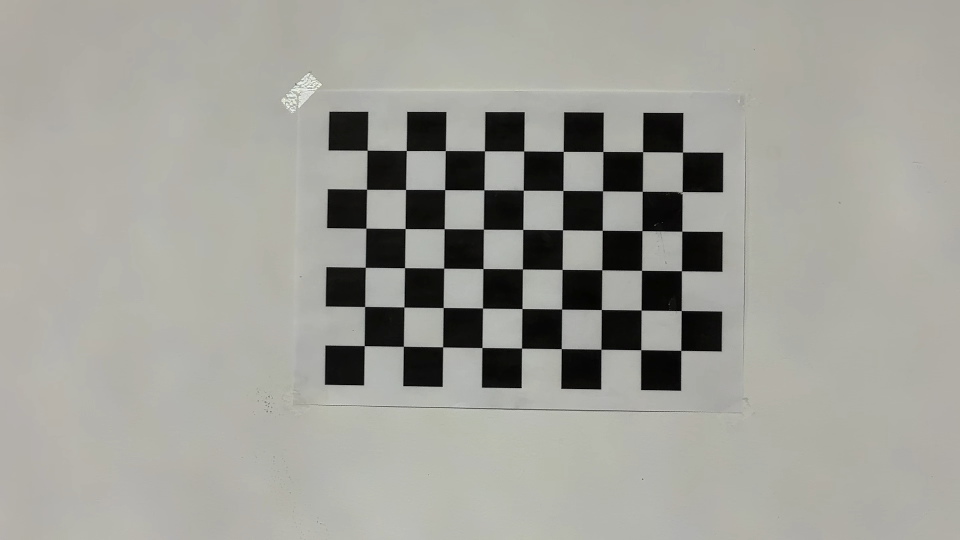
#> input picture data/captured_images/image_0.png, 1920 x 1080 px (shown at 1/2 size); its folder holds 5 pictures in this run
$ python calibration.py
#> lines starting #> are read from the running program, lines starting #| are printed output that depends on the picture; after the words box and inside, x2 and y2 are one past the last pixel; in counts of white or black regions, pixels touching at a corner belong together
import numpy as np
import cv2 as cv
import glob
import pickle
import os
import pandas as pd

chessboardSize = (9, 6)
frameSize = (720, 1080)

criteria = (cv.TERM_CRITERIA_EPS + cv.TERM_CRITERIA_MAX_ITER, 30, 0.001)

objp = np.zeros((chessboardSize[0] * chessboardSize[1], 3), np.float32)
objp[:, :2] = np.mgrid[0:chessboardSize[0], 0:chessboardSize[1]].T.reshape(-1, 2)

size_of_chessboard_squares_mm = 20
objp *= size_of_chessboard_squares_mm

objpoints = []
imgpoints = []

images = glob.glob('data/captured_images/*.png')

if not images:
    raise FileNotFoundError("No images found in the 'images' folder. Please ensure the images are in the correct location.")

output_dir = "data/calibration_output"
os.makedirs(output_dir, exist_ok=True)

for image in images:
    img = cv.imread(image)
#> img is the input picture: shape (1080, 1920, 3); mean B, G, R 152.5, 159, 159.7
    if img is None:
        print(f"Warning: Unable to read image {image}")
        continue

    gray = cv.cvtColor(img, cv.COLOR_BGR2GRAY)

    ret, corners = cv.findChessboardCorners(gray, chessboardSize, None)
#> ret = False; corners = None

    if ret:
        corners = cv.cornerSubPix(
            gray, corners, (11, 11), (-1, -1), criteria
        )

        cv.drawChessboardCorners(img, chessboardSize, corners, ret)
        image_name = os.path.basename(image)
        cv.imwrite(os.path.join(output_dir, image_name), img)
        cv.imshow('Refined Chessboard Corners', img)
        cv.waitKey(500)

        objpoints.append(objp)
        imgpoints.append(corners)
    else:
        print(f"Chessboard not found in image: {image}")
#> pass 2 of the loop `for image in images:`:
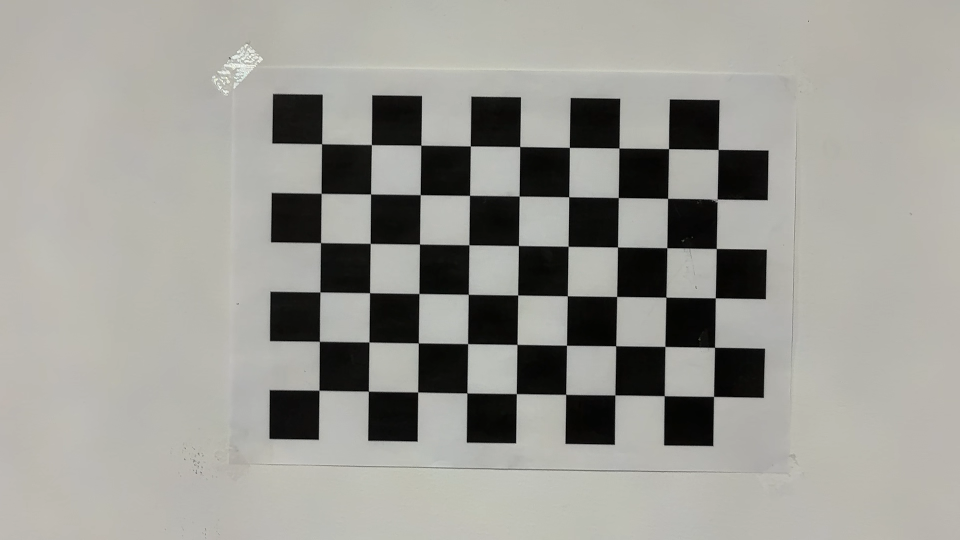
#> input picture data/captured_images/image_1.png, 1920 x 1080 px (shown at 1/2 size)
#> img is the input picture: shape (1080, 1920, 3); mean B, G, R 148.5, 154.4, 155.2
#> `ret, corners = cv.findChessboardCorners(gray, chessboardSize, None)`: ret = True; corners = 54 rows, first 8: [643.5, 288], [743.3, 289.7], [842.4, 290.9], [941.2, 292.4], [1040, 293.5], [1139.2, 295.2], [1238.4, 296.5], [1337.5, 297.9]
#> `corners = cv.cornerSubPix( gray, corners, (11, 11), (-1, -1), criteria )`: corners = 54 rows, first 8: [643.7, 288], [743.2, 289.6], [842.3, 290.9], [941.1, 292.4], [1040, 293.6], [1139.2, 295.3], [1238.4, 296.5], [1337.5, 297.8]
#> `cv.drawChessboardCorners(img, chessboardSize, corners, ret)`:
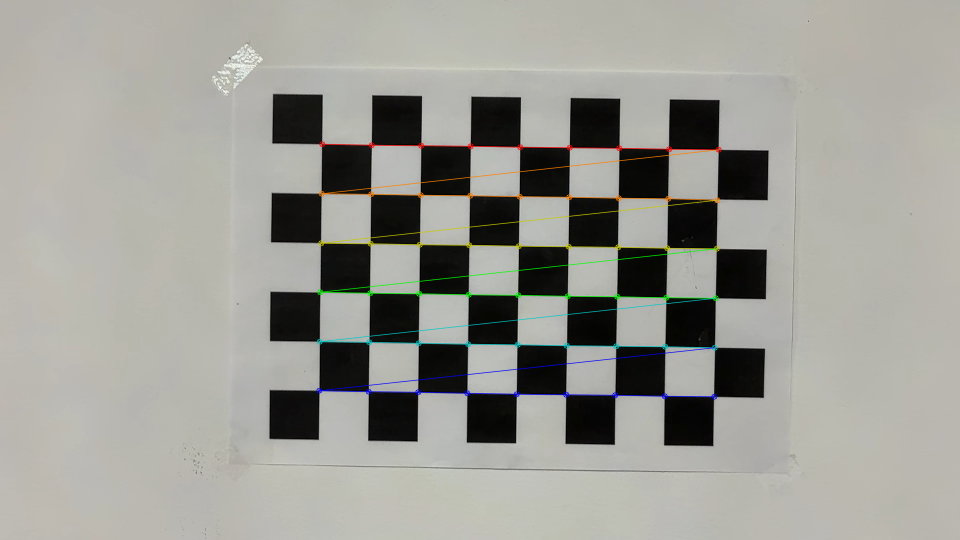
#> img: shape (1080, 1920, 3) (shown at 1/2 size); 1.47% of pixels changed, all inside (x1, y1, x2, y2) = (632, 282, 1444, 800)
#> pass 3 of the loop `for image in images:`:
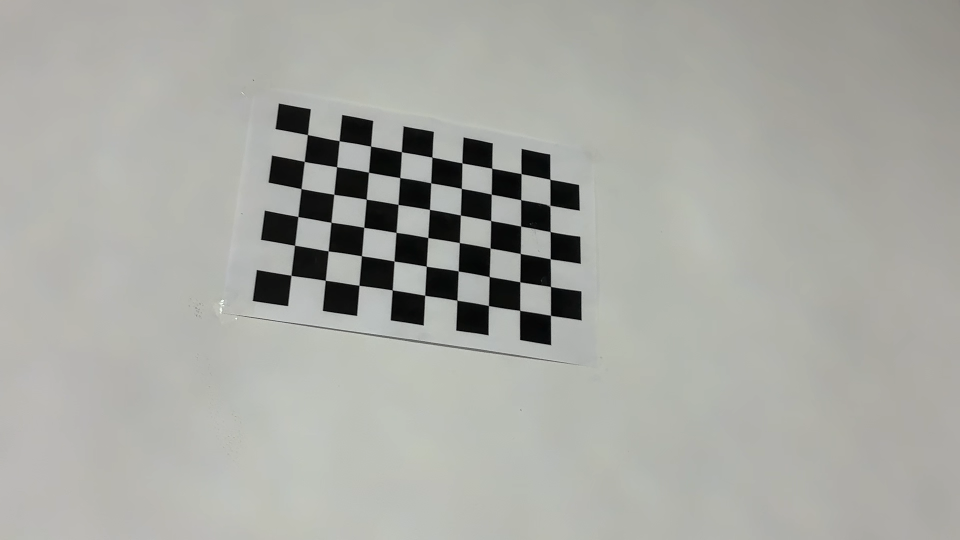
#> input picture data/captured_images/image_10.png, 1920 x 1080 px (shown at 1/2 size)
#> img is the input picture: shape (1080, 1920, 3); mean B, G, R 163.3, 168.9, 168
#> `ret, corners = cv.findChessboardCorners(gray, chessboardSize, None)`: corners = 54 rows, first 8: [617.2, 269.5], [677.4, 280.5], [740, 294.5], [803.5, 304], [865.5, 314.3], [925.6, 327.3], [985.3, 336.4], [1041.6, 346.4]
#> `corners = cv.cornerSubPix( gray, corners, (11, 11), (-1, -1), criteria )`: corners = 54 rows, first 8: [615.3, 269.6], [678.8, 281.9], [741.7, 292.7], [803.3, 304], [864.3, 314.7], [924.4, 326.4], [984, 336.8], [1042.6, 347.7]
#> `cv.drawChessboardCorners(img, chessboardSize, corners, ret)`:
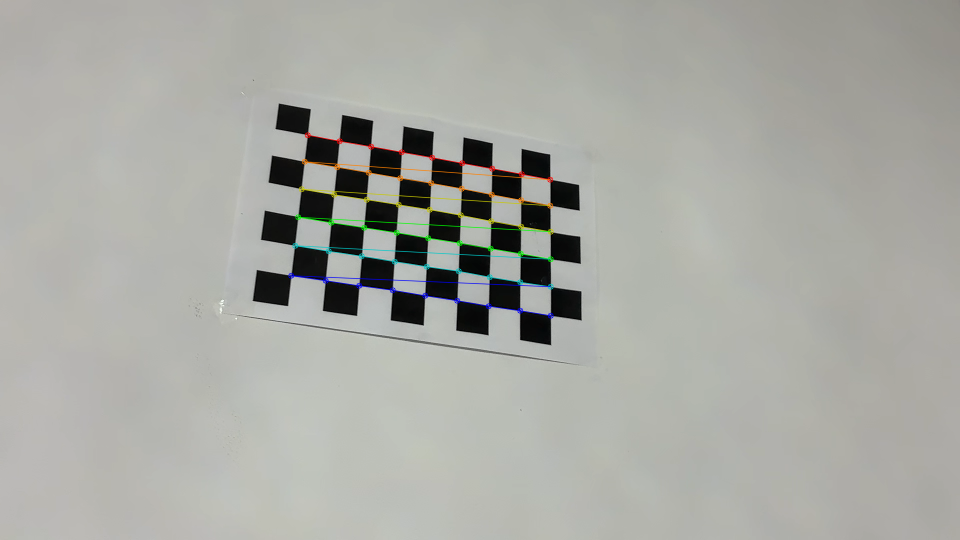
#> img: shape (1080, 1920, 3) (shown at 1/2 size); 1% of pixels changed, all inside (x1, y1, x2, y2) = (576, 264, 1108, 638)
#> the loop made 5 passes; the first 3 are shown

cv.destroyAllWindows()

ret, cameraMatrix, dist, rvecs, tvecs = cv.calibrateCamera(objpoints, imgpoints, frameSize, None, None)

with open("calibration.pkl", "wb") as f:
    pickle.dump((cameraMatrix, dist), f)

with open("cameraMatrix.pkl", "wb") as f:
    pickle.dump(cameraMatrix, f)

with open("dist.pkl", "wb") as f:
    pickle.dump(dist, f)

test_image_path = 'data/captured_images/image_0.png'
img = cv.imread(test_image_path)
if img is None:
    raise FileNotFoundError(f"Test image '{test_image_path}' not found or unreadable.")

h, w = img.shape[:2]
#> h = 1080; w = 1920
newCameraMatrix, roi = cv.getOptimalNewCameraMatrix(cameraMatrix, dist, (w, h), 1, (w, h))

dst = cv.undistort(img, cameraMatrix, dist, None, newCameraMatrix)
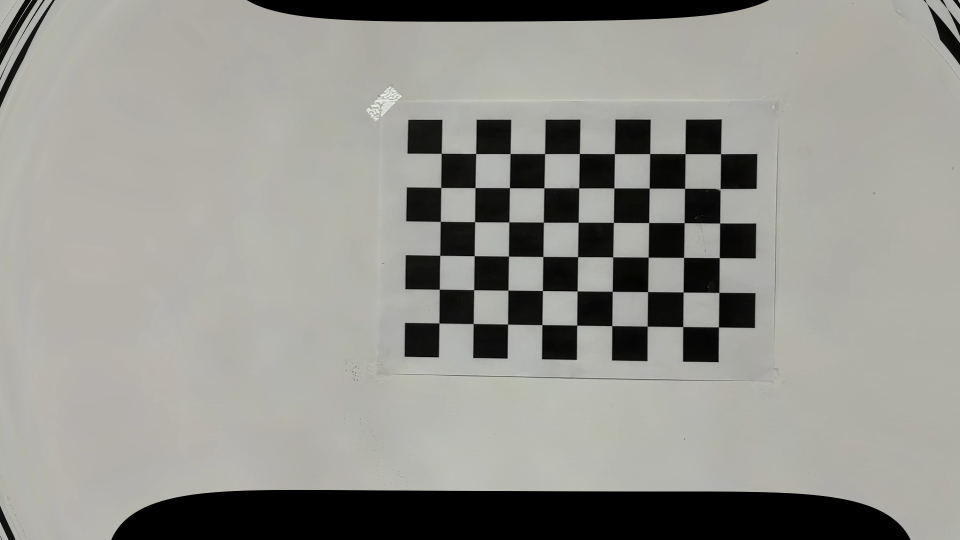
#> dst: shape (1080, 1920, 3) (shown at 1/2 size); mean B, G, R 141.1, 147.1, 147.8

x, y, w, h = roi
dst = dst[y:y+h, x:x+w]
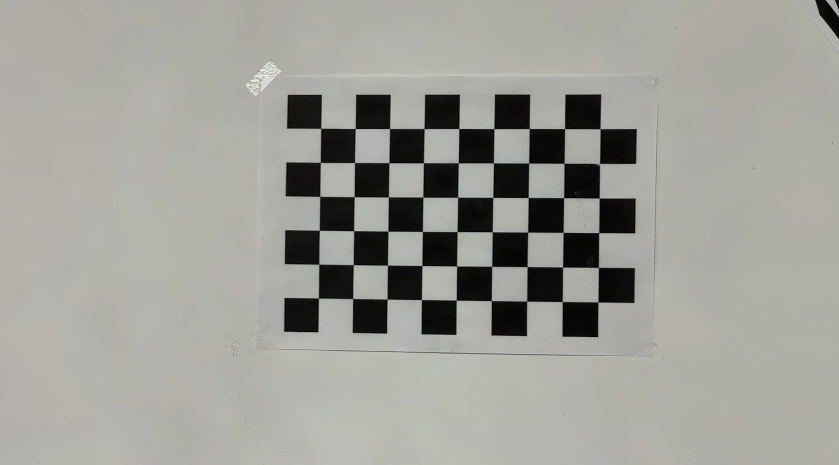
#> dst: shape (929, 1678, 3) (shown at 1/2 size); mean B, G, R 152, 158.6, 159.1
cv.imwrite('caliResult1.png', dst)

mapx, mapy = cv.initUndistortRectifyMap(cameraMatrix, dist, None, newCameraMatrix, (w, h), 5)
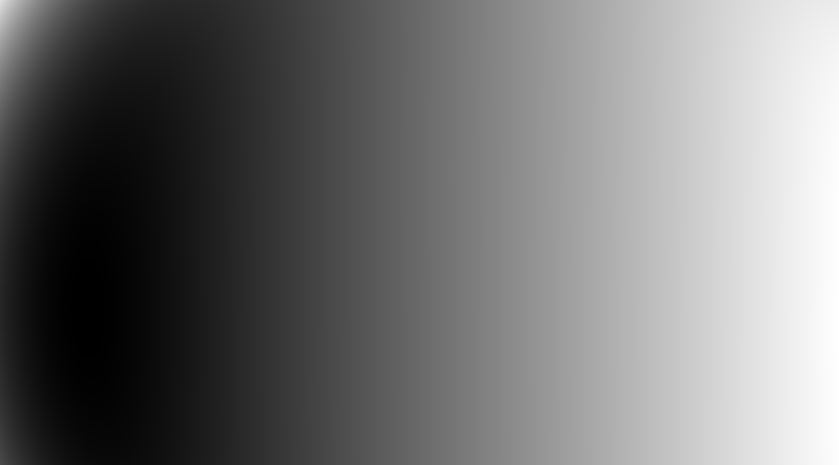
#> mapx: shape (929, 1678) float32 (shown at 1/2 size); min 17.15, max 1625.7, mean 734.2; drawn with min black and max white
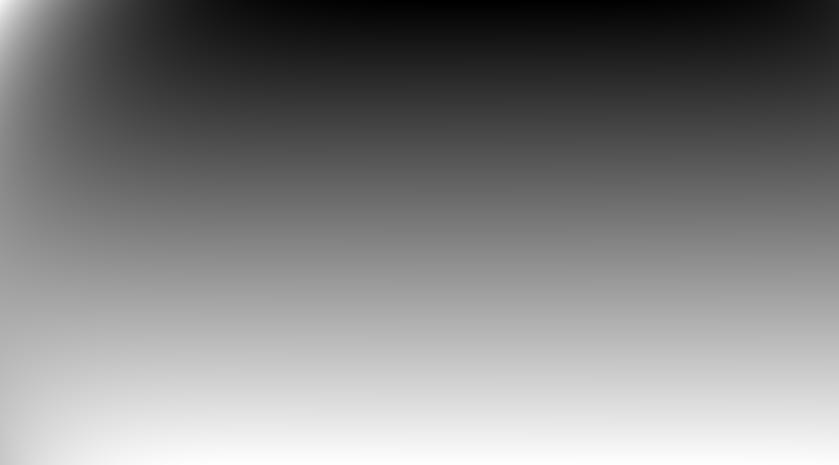
#> mapy: shape (929, 1678) float32 (shown at 1/2 size); min -47.47, max 1019.9, mean 500.2; drawn with min black and max white
dst = cv.remap(img, mapx, mapy, cv.INTER_LINEAR)
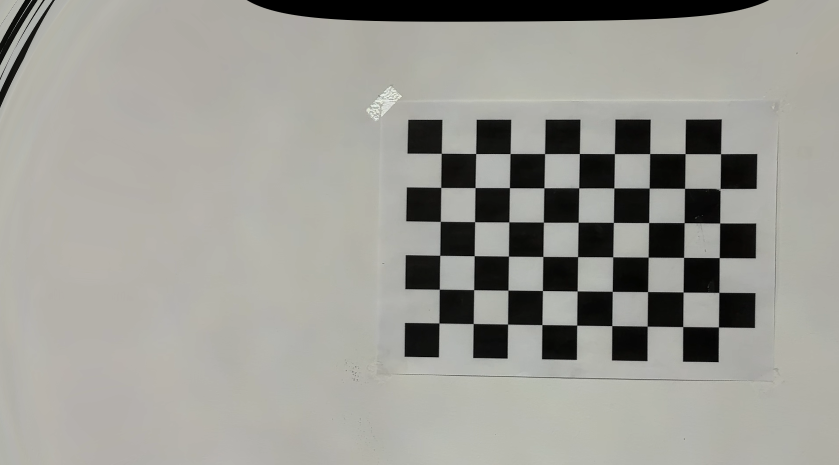
#> dst: shape (929, 1678, 3) (shown at 1/2 size); mean B, G, R 148.1, 154.3, 155

dst = dst[y:y+h, x:x+w]
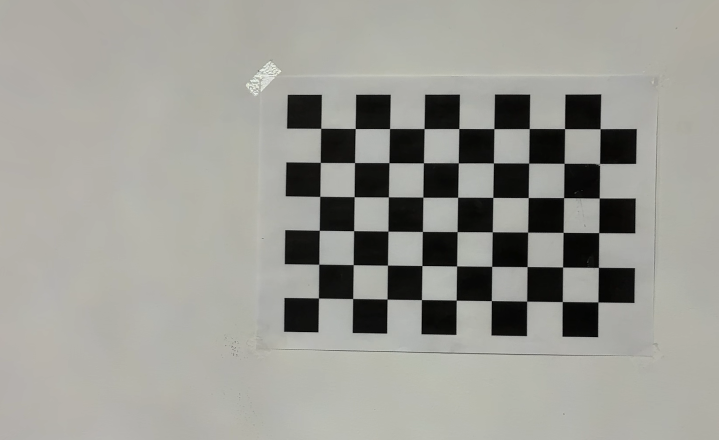
#> dst: shape (879, 1437, 3) (shown at 1/2 size); mean B, G, R 148.6, 155, 155.3
cv.imwrite('caliResult2.png', dst)

csv_output_dir = "data/csv_data"
os.makedirs(csv_output_dir, exist_ok=True)

calibration_data = []

for i, (rvec, tvec) in enumerate(zip(rvecs, tvecs)):
    rvec_array = np.squeeze(rvec).tolist()
    tvec_array = np.squeeze(tvec).tolist()
    calibration_data.append({
        "Image Index": i,
        "rvec_x": rvec_array[0], "rvec_y": rvec_array[1], "rvec_z": rvec_array[2],
        "tvec_x": tvec_array[0], "tvec_y": tvec_array[1], "tvec_z": tvec_array[2],
    })

calibration_df = pd.DataFrame(calibration_data)

csv_output_path = os.path.join(csv_output_dir, "calibration_data.csv")
calibration_df.to_csv(csv_output_path, index=False)

print(f"Calibration vectors saved to: {csv_output_path}")

mean_error = 0

for i in range(len(objpoints)):
    imgpoints2, _ = cv.projectPoints(objpoints[i], rvecs[i], tvecs[i], cameraMatrix, dist)

    error = cv.norm(imgpoints[i], imgpoints2, cv.NORM_L2) / len(imgpoints2)
    mean_error += error

    calibration_data[i].update({"Reprojection Error": error})

calibration_df = pd.DataFrame(calibration_data)

csv_output_path = os.path.join(csv_output_dir, "calibration_data_with_errors.csv")
calibration_df.to_csv(csv_output_path, index=False)

print(f"Calibration data with reprojection errors saved to: {csv_output_path}")

print("\n--- Camera Calibration Results ---")
print("Total error: {:.4f}".format(mean_error / len(objpoints)))
print("Camera Matrix:\n", np.round(cameraMatrix, 3))
print("\nDistortion Coefficients:\n", np.round(dist, 3))
print("\nNew Camera Matrix:\n", np.round(newCameraMatrix, 3))
print("\nRegion of Interest (ROI):", roi)
print("\nUndistorted Image Shape:", dst.shape)
#| Undistorted Image Shape: (879, 1437, 3)
